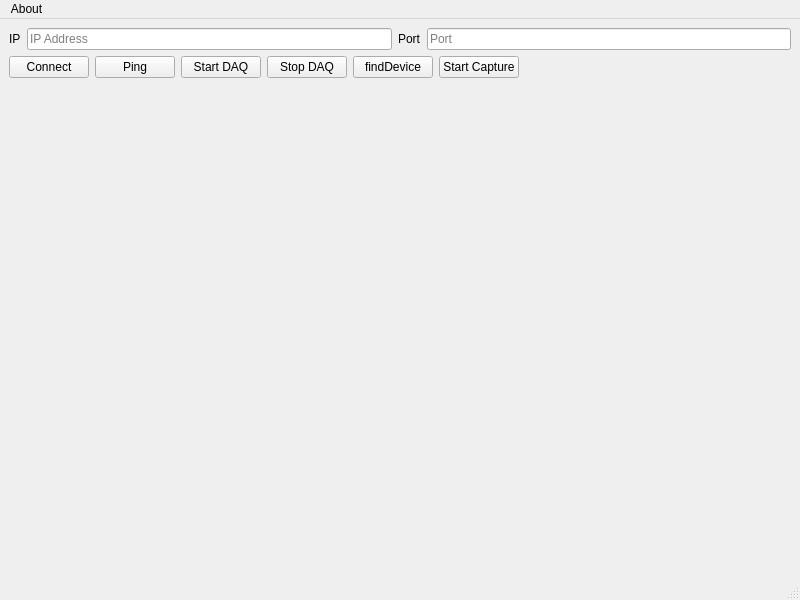
<?xml version="1.0" encoding="UTF-8"?>
<ui version="4.0">
 <class>MainWindow</class>
 <widget class="QMainWindow" name="MainWindow">
  <property name="geometry">
   <rect>
    <x>0</x>
    <y>0</y>
    <width>800</width>
    <height>600</height>
   </rect>
  </property>
  <property name="windowTitle">
   <string>MainWindow</string>
  </property>
  <widget class="QWidget" name="centralwidget">
   <layout class="QVBoxLayout" name="verticalLayout">
    <item>
     <layout class="QHBoxLayout" name="horizontalLayout">
      <item>
       <widget class="QLabel" name="label">
        <property name="text">
         <string>IP</string>
        </property>
       </widget>
      </item>
      <item>
       <widget class="QLineEdit" name="lineEdit_IP">
        <property name="placeholderText">
         <string>IP Address</string>
        </property>
       </widget>
      </item>
      <item>
       <widget class="QLabel" name="label_2">
        <property name="text">
         <string>Port</string>
        </property>
       </widget>
      </item>
      <item>
       <widget class="QLineEdit" name="lineEdit_Port">
        <property name="placeholderText">
         <string>Port</string>
        </property>
       </widget>
      </item>
     </layout>
    </item>
    <item>
     <layout class="QHBoxLayout" name="horizontalLayout_2">
      <item>
       <widget class="QPushButton" name="btnConnect">
        <property name="text">
         <string>Connect</string>
        </property>
       </widget>
      </item>
      <item>
       <widget class="QPushButton" name="btnPing">
        <property name="text">
         <string>Ping</string>
        </property>
       </widget>
      </item>
      <item>
       <widget class="QPushButton" name="btn_startDAQ">
        <property name="text">
         <string>Start DAQ</string>
        </property>
       </widget>
      </item>
      <item>
       <widget class="QPushButton" name="btnStopDaq">
        <property name="text">
         <string>Stop DAQ</string>
        </property>
       </widget>
      </item>
      <item>
       <widget class="QPushButton" name="btnFindDevice">
        <property name="text">
         <string>findDevice</string>
        </property>
       </widget>
      </item>
      <item>
       <widget class="QPushButton" name="btnCapture">
        <property name="text">
         <string>Start Capture</string>
        </property>
       </widget>
      </item>
      <item>
       <spacer name="horizontalSpacer">
        <property name="orientation">
         <enum>Qt::Orientation::Horizontal</enum>
        </property>
        <property name="sizeHint" stdset="0">
         <size>
          <width>40</width>
          <height>20</height>
         </size>
        </property>
       </spacer>
      </item>
     </layout>
    </item>
    <item>
     <widget class="QWidget" name="graphContainer" native="true">
      <property name="sizePolicy">
       <sizepolicy hsizetype="Expanding" vsizetype="Expanding">
        <horstretch>0</horstretch>
        <verstretch>0</verstretch>
       </sizepolicy>
      </property>
     </widget>
    </item>
   </layout>
  </widget>
  <widget class="QMenuBar" name="menubar">
   <property name="geometry">
    <rect>
     <x>0</x>
     <y>0</y>
     <width>800</width>
     <height>43</height>
    </rect>
   </property>
   <widget class="QMenu" name="menuAbout">
    <property name="title">
     <string>About</string>
    </property>
   </widget>
   <addaction name="menuAbout"/>
  </widget>
  <widget class="QStatusBar" name="statusbar"/>
 </widget>
 <resources/>
 <connections/>
</ui>
